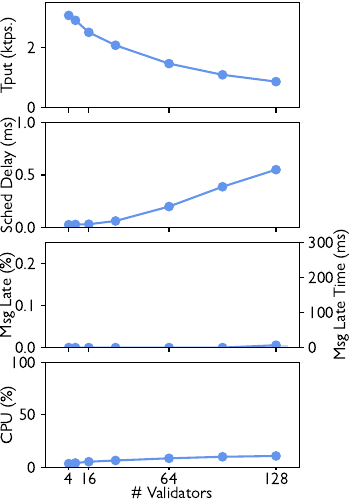

Write the Python code that produced this figure.
import pandas as pd
import matplotlib.pyplot as plt

plt.rcParams["font.family"] = "Gill Sans"
plt.rcParams["font.size"] = "12"

cbox_df = pd.read_csv("agg_results.csv", header=[0,1,2])
cbox_df.columns = [cbox_df.columns[0][2]] + [(a, b) for (a, b, _) in cbox_df.columns[1:]]

cbox_color = "cornflowerblue"
cbox_color_dark = "royalblue"

fig, (tput_ax, sched_ax, msg_ax, cpu_ax) = plt.subplots(4, 1, sharex = True, figsize=(3.5, 5))
bar_width = 14

# plot tput
# tput_ax.axvline(x = 210, color=cbox_color_dark, linestyle="--", linewidth=0.7)
tput_ax.plot(cbox_df["num-nodes"], cbox_df[("avg_tput", "mean")] / 1000, 'o-', color=cbox_color, label = "CBox")
tput_ax.set_ylabel('Tput (ktps.)', labelpad=8)
tput_ax.set_ylim((0, 3.5))
# tput_ax.legend(loc=(0.5, 0.05))

# plot sched delay
# sched_ax.axvline(x = 210, color=cbox_color_dark, linestyle="--", linewidth=0.7)
sched_ax.plot(cbox_df["num-nodes"], cbox_df[("sched_dur_ms", "mean")], 'o-', color=cbox_color, label="eCore=1")
sched_ax.set_ylabel('Sched Delay (ms)', labelpad=-1)
sched_ax.set_ylim((0, 1))

# plot msg delay
# msg_ax.axvline(x = 210, color=cbox_color_dark, linestyle="--", linewidth=0.7)
msg_delay_ax = msg_ax.twinx()
msg_delay_ax.bar(cbox_df["num-nodes"], cbox_df[("deliver_late_dur_ms", "mean")], bar_width, color=cbox_color, alpha=0.35, zorder=0)
msg_delay_ax.set_ylabel("Msg Late Time (ms)", labelpad=0)
msg_delay_ax.set_ylim((0, 300))
msg_ax.plot(cbox_df["num-nodes"], cbox_df[("deliver_late_chance", "mean")]*100, 'o-', color=cbox_color, zorder=10)
msg_ax.set_ylabel('Msg Late (%)', labelpad=-0.5)
msg_ax.set_ylim((0, 0.25))

# plot cpu util
# cpu_ax.axvline(x = 210, color=cbox_color_dark, linestyle="--", linewidth=0.7)
cpu_ax.plot(cbox_df["num-nodes"], cbox_df[("avg_cpu", "mean")], 'o-', color=cbox_color)
cpu_ax.set_ylabel('CPU (%)', labelpad=-4)
cpu_ax.set_ylim((0, 100))

cpu_ax.set_xticks(cbox_df["num-nodes"].iloc[::2])
cpu_ax.tick_params(axis='x', labelrotation=0, length=2, pad=2)
cpu_ax.set_xlabel('# Validators', labelpad=-1)
# cpu_ax.set_xlim((30, 310))

plt.subplots_adjust(left=0.13, right=0.855, top=0.995, bottom=0.065, wspace=0, hspace=0.14)
# fig.tight_layout()
fig.savefig("plot.pdf", format="pdf")